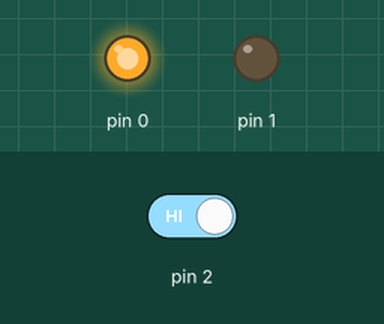
Recording of a sketch running on a simulated Arduino Uno, built with avr-gcc and run on an emulated ATmega328P. Parts: output pins drawn as LEDs (lit = HIGH). The test bench sets the inputs (shaded band); at power-on: pin 2 HIGH.

Above: at 8.8 s.
8.9 s: pin 2 driven LOW
At 12.3 s:
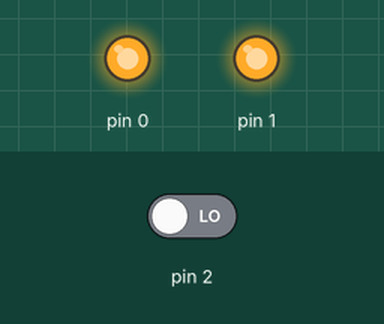
At 15.0 s:
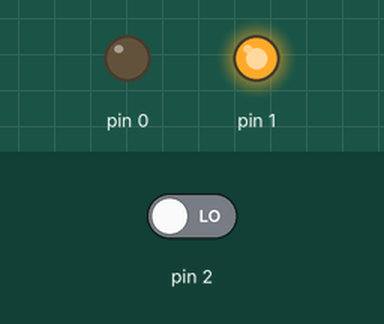
18.2 s: pin 2 driven HIGH
At 22.3 s:
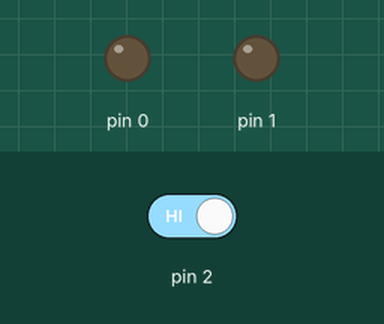
Timing chart, 0 to 33.5 s (numbered marks = the images above; inputs shaded):
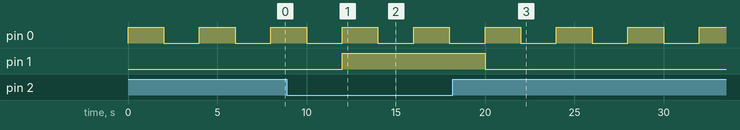

Measured:
- after the input at 8.9 s, pin 1: LOW → HIGH after 3.1 s
- after the input at 18.2 s, pin 1: HIGH → LOW after 1.8 s
- by itself, pin 0: alternates HIGH for 2.0 s and LOW for 2.0 s

The sketch:

Delay.ino
```cpp
#define LED_BLINK PB0  // Пин 5 (PB0) — светодиод, который должен мигать
#define LED_BUTTON PB1 // Пин 6 (PB1) — светодиод, управляемый кнопкой
#define BUTTON     PB2 // Пин 7 (PB2) — кнопка, подтянутая к GND

void setup() {
  // Настраиваем пины светодиодов как выходы
  pinMode(LED_BLINK, OUTPUT);
  pinMode(LED_BUTTON, OUTPUT);

  // Настраиваем пин кнопки как вход с внутренней подтяжкой к VCC (5V).
  // Пока кнопка не нажата, на пине логическая 1 (HIGH). При нажатии — 0 (LOW).
  pinMode(BUTTON, INPUT_PULLUP);
}

void loop() {
  // --- ШАГ 1: Быстрый опрос кнопки ---
  // Проверяем состояние кнопки. Этот блок выполняется мгновенно.
  if (digitalRead(BUTTON) == LOW) {
    digitalWrite(LED_BUTTON, HIGH); // Кнопка нажата — зажигаем второй светодиод
  } else {
    digitalWrite(LED_BUTTON, LOW);  // Кнопка отпущена — гасим второй светодиод
  }

  // --- ШАГ 2: Включаем первый светодиод и ЗАВИСАЕМ ---
  digitalWrite(LED_BLINK, HIGH); // Подаем HIGH на PB0, светодиод загорается

  /*
   * ОШИБКА LОGIC / БЛОКИРОВКА:
   * Вызов delay(2000) полностью останавливает выполнение программы на 2 секунды.
   * Микроконтроллер не выполняет никакой другой код, включая опрос кнопки из ШАГА 1.
   * Если сейчас нажать или отпустить кнопку — плата этого просто не увидит.
   */
  delay(2000);

  // --- ШАГ 3: Выключаем первый светодиод и СНОВА ЗАВИСАЕМ ---
  digitalWrite(LED_BLINK, LOW);  // Подаем LOW на PB0, светодиод гаснет

  /*
   * Повторная блокировка ещё на 2 секунды.
   * В общей сложности за один круг loop() микроконтроллер "слепнет" на 4 секунды.
   */
  delay(2000);
}
```
